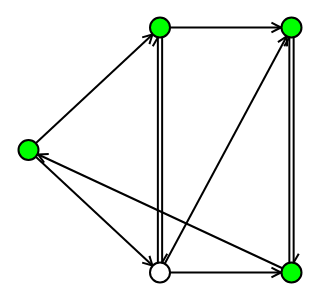

Write notebook code for a chart like this one.
### Markdown cell above
### Exercício 6

Use cores para dar um exemplo de caminho no grafo `dg`.

### Code cell
# sua resposta
dg.node[0]['color'] = (0, 255, 0)
dg.node[1]['color'] = (0, 255, 0)
dg.node[2]['color'] = (0, 255, 0)
dg.node[4]['color'] = (0, 255, 0)

sn.graph_width = 300
sn.graph_height = 300
sn.show_graph(dg)

### Figure 1 — Plotly figure (JSON) as saved in the notebook; plotly's stock layout.template omitted (floating-point values rounded to 4 significant figures)
{"data": [{"hoverinfo": "none", "line": {"color": "rgb(0, 0, 0)", "width": 2}, "mode": "lines", "x": [0, 0.5, null, 0.4713, 0.4598, null, 0.4713, 0.4322, null, 0, 0.5, null, 0.4713, 0.4322, null, 0.4713, 0.4598, null, 0.5, 1, null, 0.9593, 0.9237, null, 0.9593, 0.9237, null, 0.5081, 0.5081, null, 0.5081, 0.5276, null, 1.008, 1.008, null, 1.008, 1.028, null, 0.4919, 0.4919, null, 0.4919, 0.4724, null, 0.5, 1, null, 0.9818, 0.9833, null, 0.9818, 0.9484, null, 0.5, 1, null, 0.9593, 0.9237, null, 0.9593, 0.9237, null, 1, 0, null, 0.03636, 0.07698, null, 0.03636, 0.05955, null, 0.9919, 0.9919, null, 0.9919, 0.9724, null], "y": [0.5, 1, null, 0.9713, 0.9322, null, 0.9713, 0.9598, null, 0.5, 0, null, 0.02874, 0.04019, null, 0.02874, 0.06775, null, 1, 1, null, 1, 0.9805, null, 1, 1.019, null, 1, 0, null, 0.04065, 0.07632, null, 1, 0, null, 0.04065, 0.07632, null, 0, 1, null, 0.9593, 0.9237, null, 0, 1, null, 0.9636, 0.923, null, 0.9636, 0.9404, null, 0, 0, null, 0, -0.01949, null, 0, 0.01949, null, 0, 0.5, null, 0.4818, 0.4833, null, 0.4818, 0.4484, null, 0, 1, null, 0.9593, 0.9237, null]}, {"hoverinfo": "text", "marker": {"color": "rgb(255, 255, 255)", "line": {"color": "rgb(0, 0, 0)", "width": 2}, "size": 20}, "mode": "markers", "text": [], "textfont": {"color": "rgb(0, 0, 0)"}, "textposition": "hover", "x": [0.5], "y": [0]}, {"hoverinfo": "text", "marker": {"color": "rgb(0, 255, 0)", "line": {"color": "rgb(0, 0, 0)", "width": 2}, "size": 20}, "mode": "markers", "text": [], "textfont": {"color": "rgb(0, 0, 0)"}, "textposition": "hover", "x": [0, 0.5, 1, 1], "y": [0.5, 1, 1, 0]}], "layout": {"height": 300, "margin": {"b": 0, "l": 0, "r": 0, "t": 0}, "showlegend": false, "width": 300, "xaxis": {"showgrid": false, "showticklabels": false, "zeroline": false}, "yaxis": {"showgrid": false, "showticklabels": false, "zeroline": false}}}
